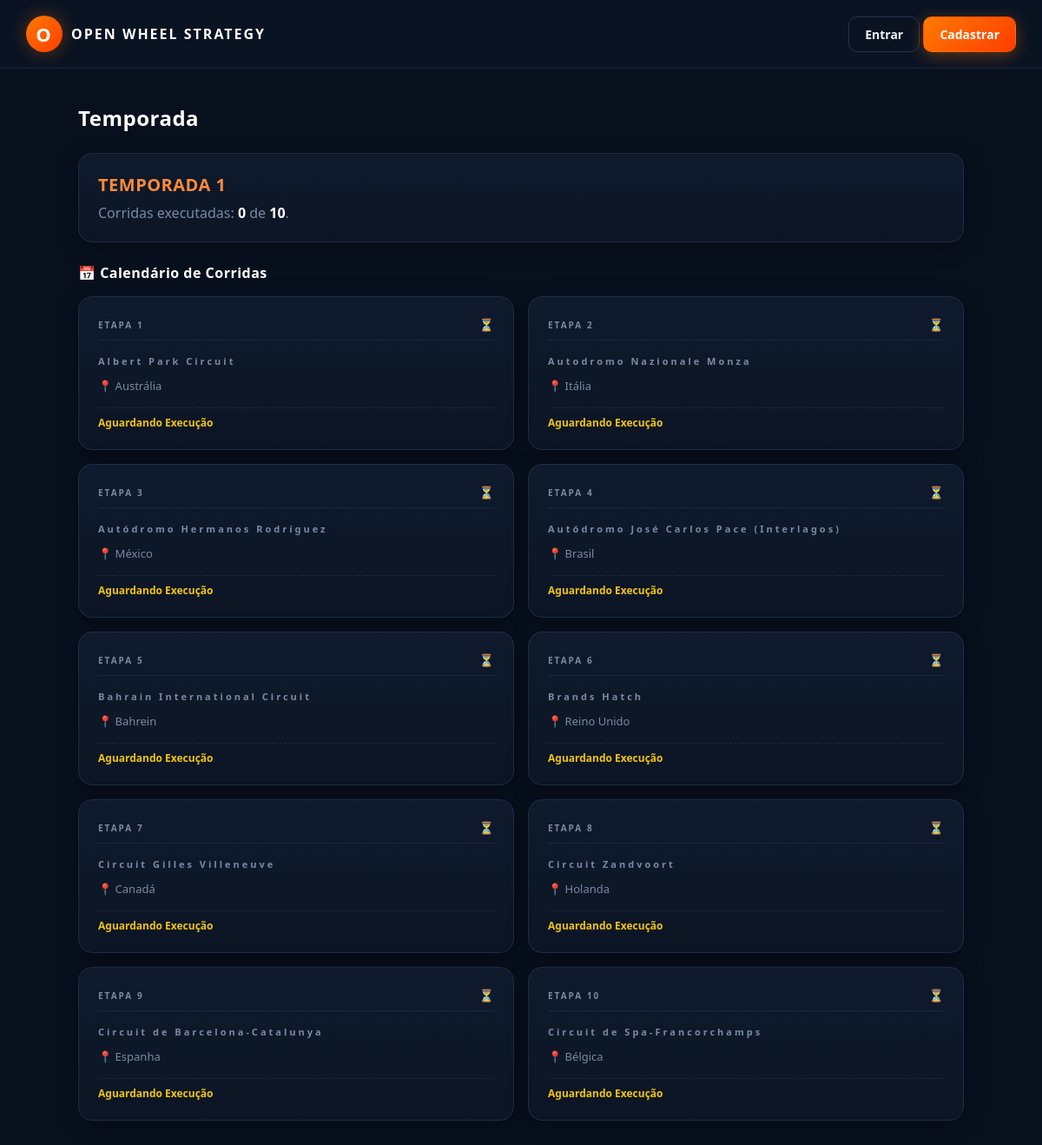
The app's page /temporada with its own data.
### models_temporada.py (models this page shows, shortened)
class Temporada(db.Model):
    __tablename__ = "temporadas"
    id = db.Column(db.Integer, primary_key=True)
    nome = db.Column(db.String(120), nullable=False)
    ativa = db.Column(db.Boolean, default=False, nullable=False)
    data_criacao = db.Column(db.DateTime, default=datetime.utcnow)
    corridas_agendadas = db.relationship(
        "CorridaAgendada", backref="temporada",
        cascade="all, delete-orphan",
        order_by="CorridaAgendada.ordem",
    )
    @classmethod
    def ativa_atual(cls):
        try:
            return cls.query.filter_by(ativa=True).first()
        except (OperationalError, ProgrammingError, NoSuchTableError):
            return None
    def total_corridas(self):
        return len(self.corridas_agendadas)
    def corridas_executadas(self):
        return sum(1 for c in self.corridas_agendadas if c.executada)

class CorridaAgendada(db.Model):
    __tablename__ = "corridas_agendadas"
    id = db.Column(db.Integer, primary_key=True)
    temporada_id = db.Column(db.Integer, db.ForeignKey("temporadas.id"), nullable=False)
    pista_real_id = db.Column(db.Integer, nullable=False)
    pista_nome = db.Column(db.String(120))
    ordem = db.Column(db.Integer, nullable=False)
    executada = db.Column(db.Boolean, default=False, nullable=False)
    data_execucao = db.Column(db.DateTime)
    resultado_json = db.Column(db.Text, default="[]")

### rotas/temporada.py (the view)
    @app.route("/temporada")
    def temporada_view():
        temporada = Temporada.ativa_atual()
        if not temporada:
            return render_template("temporada.html", temporada=None, ranking=[], pistas_por_id={})
        ranking = ranking_temporada(temporada)
        pistas_por_id = {p["id"]: p for p in listar_pistas_reais()}
        return render_template("temporada.html", temporada=temporada, ranking=ranking, pistas_por_id=pistas_por_id)

### app.py (called while the page is built)
def _registrar_contexto(app):
    @app.context_processor
    def injetar_globais():
        usuario_id = session.get("usuario_id")
        usuario = Usuario.query.get(usuario_id) if usuario_id else None
        return {
            "usuario_logado": usuario,
            "categorias_fornecedor": FORNECEDORES_CONFIG,
            "temporada_ativa": Temporada.ativa_atual(),
        }

### pistas_reais_db.py (called while the page is built)
def obter_conexao():
    conexao = sqlite3.connect(CAMINHO_BANCO)
    conexao.row_factory = sqlite3.Row
    return conexao

def listar_pistas_reais():
    conexao = obter_conexao()
    linhas = conexao.execute("SELECT * FROM pistas_reais ORDER BY nome").fetchall()
    conexao.close()
    return [dict(linha) for linha in linhas]

### pontuacao.py (called while the page is built, shortened)
def ranking_temporada(temporada):
    acumulado = defaultdict(lambda: {
        "pontos_total": 0,
        "vitorias": 0,
        "corridas": 0,
        "premio_total": 0,
        "equipe_nome": "",
    })
    for corrida_agendada in temporada.corridas_agendadas:
        if not corrida_agendada.executada:
            continue
    lista = [{"equipe_id": eid, **dados} for eid, dados in acumulado.items()]
    lista.sort(key=lambda x: (-x["pontos_total"], -x["vitorias"]))
    return lista

### rotas/temporada.py (called while the page is built)
def registrar(app):
    @app.route("/pistas-reais")
    def pistas_reais_view():
        criar_banco_pistas_reais()
        pistas = listar_pistas_reais()
        return render_template("pistas_reais.html", pistas=pistas)
    @app.route("/temporada")
    def temporada_view():
        temporada = Temporada.ativa_atual()
        if not temporada:
            return render_template("temporada.html", temporada=None, ranking=[], pistas_por_id={})
        ranking = ranking_temporada(temporada)
        pistas_por_id = {p["id"]: p for p in listar_pistas_reais()}
        return render_template("temporada.html", temporada=temporada, ranking=ranking, pistas_por_id=pistas_por_id)

### templates/temporada.html
{% extends "base.html" %}
{% block css_extra %}
<link rel="stylesheet" href="{{ url_for('static', filename='css/telas/temporada.css') }}">
{% endblock %}
{% block content %}
<h1 class="temp-title">Temporada</h1>
{% if not temporada %}
    <div class="ows-alert ows-alert-info">
        Nenhuma temporada ativa no momento. Peça pro admin criar uma em
        <code class="temp-code">/admin/temporadas</code>.
    </div>
{% else %}
    <div class="ows-card temp-mb">
        <h2 class="temp-card-title">{{ temporada.nome }}</h2>
        <p class="ows-muted ows-m-0">
            Corridas executadas: <strong class="ows-strong">{{ temporada.corridas_executadas() }}</strong>
            de <strong class="ows-strong">{{ temporada.total_corridas() }}</strong>.
        </p>
    </div>
    <h2 class="temp-subtitle">📅 Calendário de Corridas</h2>
    <div class="ows-grid-3">
        {% for corrida in temporada.corridas_agendadas %}
        {% set pista = pistas_por_id.get(corrida.pista_real_id) %}
        <div class="ows-card temp-calendar-card {% if corrida.executada %}temp-card-done{% endif %}">
            <div class="temp-calendar-header">
                <span class="ows-badge-label">ETAPA {{ corrida.ordem }}</span>
                {% if corrida.executada %}
                    <span class="temp-status-icon">✅</span>
                {% else %}
                    <span class="temp-status-icon">⏳</span>
                {% endif %}
            </div>
            <h3 class="temp-track-name">{{ corrida.pista_nome or (pista.nome if pista else '?') }}</h3>
            <p class="ows-muted temp-track-country">📍 {{ pista.pais if pista else '-' }}</p>
            <div class="temp-calendar-footer">
                {% if corrida.executada %}
                    <span class="temp-date-done">
                        Finalizada
                        {% if corrida.data_execucao %}
                            em {{ corrida.data_execucao.strftime('%d/%m/%Y') }}
                        {% endif %}
                    </span>
                {% else %}
                    <span class="temp-date-wait">Aguardando Execução</span>
                {% endif %}
            </div>
        </div>
        {% else %}
        <div class="ows-alert ows-alert-warning temp-empty-grid">
            Nenhuma corrida no calendário.
        </div>
        {% endfor %}
    </div>
{% endif %}
{% endblock %}

### static/css/variaveis.css (style rules this page uses)
:root { --font-family: 'Segoe UI', 'Inter', Tahoma, sans-serif; --font-mono: 'Courier New', Courier, monospace; --bg-body: #08101e; --bg-sidebar: #0b1524; --bg-topbar: #0a1322; --bg-surface: #101c30; --bg-card-start: #0f1a2d; --bg-card-end: #0b1524; --bg-hover: #0f1c30; --text-white: #ffffff; --text-main: #eef2f8; --text-muted: #b2bccb; --text-label: #7a8aa3; --text-dark: #5a6a83; --color-primary: #ff7a00; --color-primary-dark: #ff3d00; --color-primary-light: #ff8a3d; --color-primary-faded: rgba(255, 122, 0, 0.15); --color-primary-border: rgba(255, 122, 0, 0.35); --color-danger: #b93030; --color-danger-light: #ffb0b0; --color-danger-bg: rgba(255, 70, 70, 0.1); --color-danger-border: rgba(255, 70, 70, 0.4); --color-success: #2ecc71; --color-success-light: #8fe2a0; --color-success-bg: rgba(46, 125, 50, 0.12); --color-success-border: rgba(46, 125, 50, 0.4); --color-warning: #f1c40f; --color-warning-bg: rgba(241, 196, 15, 0.1); --color-warning-border: rgba(241, 196, 15, 0.4); --color-info: #3498db; --color-info-bg: rgba(52, 152, 219, 0.1); --color-info-border: rgba(52, 152, 219, 0.4); --border-light: #26344f; --border-main: #1e2c47; --border-dark: #1a2740; --shadow-card: 0 4px 22px rgba(0, 0, 0, 0.35); --shadow-btn-primary: 0 4px 18px rgba(255, 120, 0, 0.35); --shadow-logo: 0 0 20px rgba(255, 120, 0, 0.35); --spacing-sm: 8px; --spacing-md: 16px; --spacing-lg: 24px; --spacing-xl: 32px; --radius-sm: 4px; --radius-md: 10px; --radius-lg: 16px; --radius-xl: 20px; }

### static/css/base.css (style rules this page uses)
* { box-sizing: border-box; }
html, body { margin: 0; padding: 0; font-family: var(--font-family); background: var(--bg-body); color: var(--text-main); min-height: 100vh; }
h1, h2, h3, h4 { margin: 0 0 12px 0; letter-spacing: 0.5px; }
p { margin: 0 0 12px 0; color: var(--text-muted); }

### static/css/componentes.css (style rules this page uses)
.ows-grid-3 { display: grid; grid-template-columns: repeat(3, 1fr); gap: var(--spacing-md); }
@media (max-width: 1200px) { .ows-grid-3 { grid-template-columns: 1fr 1fr; } }
.ows-card { background: linear-gradient(180deg, var(--bg-card-start), var(--bg-card-end)); border: 1px solid var(--border-main); border-radius: var(--radius-lg); padding: 22px; box-shadow: var(--shadow-card); }
.ows-card h3 { font-size: 11px; letter-spacing: 3px; color: var(--text-label); font-weight: 700; margin-bottom: 12px; }
.ows-badge-label { font-size: 10px; letter-spacing: 2px; color: var(--text-label); font-weight: 700; }
.ows-muted { color: var(--text-label); }
.ows-strong { color: var(--text-white); font-weight: 600; }
.ows-m-0 { margin: 0 !important; }

### static/css/telas/temporada.css (style rules this page uses)
.temp-title { margin-bottom: var(--spacing-lg); font-size: 24px; color: var(--text-white); }
.temp-mb { margin-bottom: var(--spacing-lg); }
.temp-card-title { margin-bottom: var(--spacing-sm); font-size: 20px; color: var(--color-primary-light); }
.temp-subtitle { margin-bottom: var(--spacing-md); font-size: 16px; color: var(--text-white); }
.temp-calendar-card { display: flex; flex-direction: column; transition: transform 0.2s ease, border-color 0.2s ease; }
.temp-calendar-header { display: flex; justify-content: space-between; align-items: center; margin-bottom: var(--spacing-md); padding-bottom: var(--spacing-sm); border-bottom: 1px solid var(--border-dark); }
.temp-status-icon { font-size: 14px; }
.temp-track-name { font-size: 18px; font-weight: 700; color: var(--text-white); margin: 0 0 4px 0; }
.temp-track-country { margin: 0; font-size: 13px; flex-grow: 1; }
.temp-calendar-footer { margin-top: var(--spacing-md); padding-top: var(--spacing-sm); border-top: 1px dashed var(--border-dark); font-size: 12px; font-weight: 600; }
.temp-date-wait { color: var(--color-warning); }

### records on screen
Temporada: nome "TEMPORADA 1"
CorridaAgendada: corridas_executadas "0", ordem "1", pista_nome "Albert Park Circuit", pais "Austrália", shows "Aguardando Execução"
CorridaAgendada: ordem "2", pista_nome "Autodromo Nazionale Monza", pais "Itália", shows "Aguardando Execução"
CorridaAgendada: ordem "3", pista_nome "Autódromo Hermanos Rodríguez", pais "México", shows "Aguardando Execução"
CorridaAgendada: ordem "4", pista_nome "Autódromo José Carlos Pace (Interlagos)", pais "Brasil", shows "Aguardando Execução"
CorridaAgendada: ordem "5", pista_nome "Bahrain International Circuit", pais "Bahrein", shows "Aguardando Execução"
CorridaAgendada: ordem "6", pista_nome "Brands Hatch", pais "Reino Unido", shows "Aguardando Execução"
CorridaAgendada: ordem "7", pista_nome "Circuit Gilles Villeneuve", pais "Canadá", shows "Aguardando Execução"
CorridaAgendada: ordem "8", pista_nome "Circuit Zandvoort", pais "Holanda", shows "Aguardando Execução"
CorridaAgendada: ordem "9", pista_nome "Circuit de Barcelona-Catalunya", pais "Espanha", shows "Aguardando Execução"
CorridaAgendada: ordem "10", pista_nome "Circuit de Spa-Francorchamps", pais "Bélgica", shows "Aguardando Execução"

### other values on screen
{{ temporada.total_corridas() }} "10"
